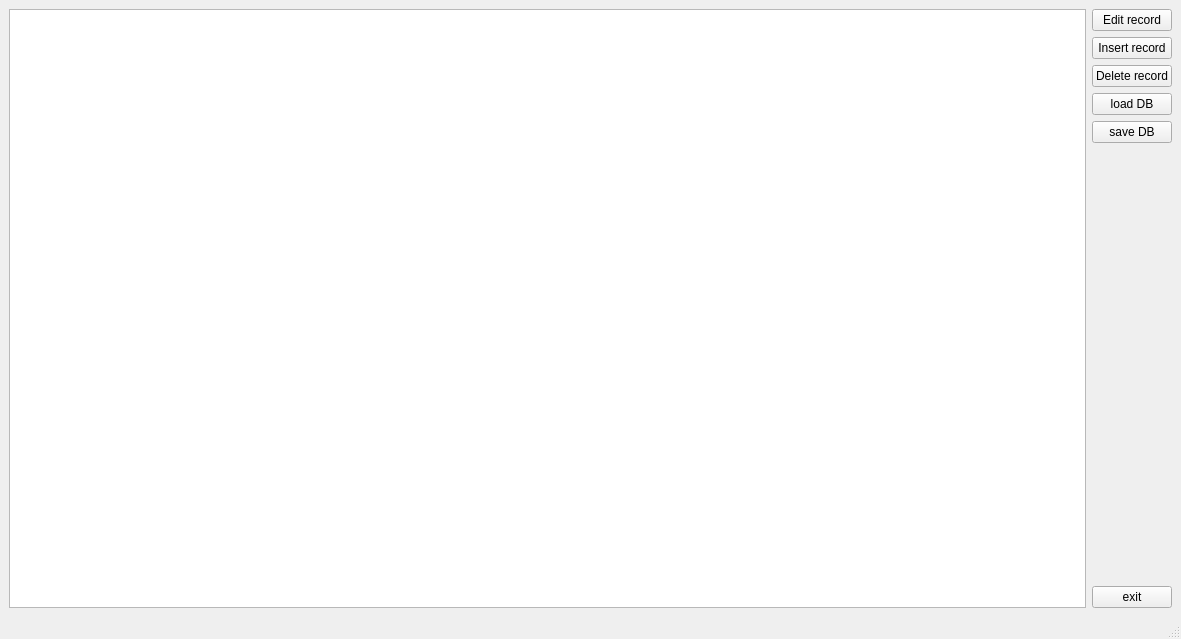
<?xml version="1.0" encoding="UTF-8"?>
<ui version="4.0">
 <class>MainWindow</class>
 <widget class="QMainWindow" name="MainWindow">
  <property name="geometry">
   <rect>
    <x>0</x>
    <y>0</y>
    <width>1181</width>
    <height>639</height>
   </rect>
  </property>
  <property name="windowTitle">
   <string>MainWindow</string>
  </property>
  <widget class="QWidget" name="centralwidget">
   <layout class="QGridLayout" name="gridLayout">
    <item row="0" column="0">
     <layout class="QVBoxLayout" name="verticalLayout">
      <item>
       <layout class="QHBoxLayout" name="horizontalLayout">
        <item>
         <widget class="QTableWidget" name="tableWidget_DB"/>
        </item>
        <item>
         <layout class="QVBoxLayout" name="verticalLayout_3">
          <item>
           <widget class="QPushButton" name="pb_edit">
            <property name="text">
             <string>Edit record</string>
            </property>
           </widget>
          </item>
          <item>
           <widget class="QPushButton" name="pb_insert">
            <property name="layoutDirection">
             <enum>Qt::LayoutDirection::LeftToRight</enum>
            </property>
            <property name="text">
             <string>Insert record</string>
            </property>
           </widget>
          </item>
          <item>
           <widget class="QPushButton" name="pb_delete">
            <property name="text">
             <string>Delete record</string>
            </property>
           </widget>
          </item>
          <item>
           <widget class="QPushButton" name="pb_load">
            <property name="text">
             <string>load DB</string>
            </property>
           </widget>
          </item>
          <item>
           <widget class="QPushButton" name="pb_save">
            <property name="text">
             <string>save DB</string>
            </property>
           </widget>
          </item>
          <item>
           <spacer name="verticalSpacer">
            <property name="orientation">
             <enum>Qt::Orientation::Vertical</enum>
            </property>
            <property name="sizeHint" stdset="0">
             <size>
              <width>20</width>
              <height>40</height>
             </size>
            </property>
           </spacer>
          </item>
          <item>
           <widget class="QPushButton" name="pb_exit">
            <property name="text">
             <string>exit</string>
            </property>
           </widget>
          </item>
         </layout>
        </item>
       </layout>
      </item>
     </layout>
    </item>
   </layout>
  </widget>
  <widget class="QMenuBar" name="menubar">
   <property name="geometry">
    <rect>
     <x>0</x>
     <y>0</y>
     <width>1181</width>
     <height>22</height>
    </rect>
   </property>
  </widget>
  <widget class="QStatusBar" name="statusbar"/>
 </widget>
 <resources/>
 <connections/>
</ui>
